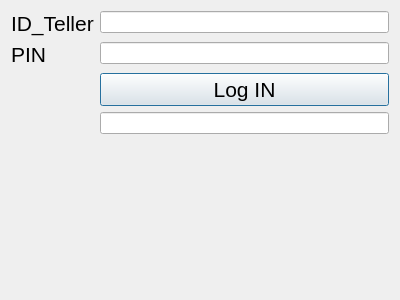
<?xml version="1.0" encoding="UTF-8"?>
<ui version="4.0">
 <class>LogIn</class>
 <widget class="QDialog" name="LogIn">
  <property name="geometry">
   <rect>
    <x>0</x>
    <y>0</y>
    <width>400</width>
    <height>300</height>
   </rect>
  </property>
  <property name="windowTitle">
   <string>Dialog</string>
  </property>
  <layout class="QFormLayout" name="formLayout">
   <item row="0" column="0">
    <widget class="QLabel" name="label">
     <property name="font">
      <font>
       <pointsize>16</pointsize>
      </font>
     </property>
     <property name="text">
      <string>ID_Teller</string>
     </property>
    </widget>
   </item>
   <item row="0" column="1">
    <widget class="QLineEdit" name="lineEdit_id">
     <property name="text">
      <string/>
     </property>
    </widget>
   </item>
   <item row="1" column="0">
    <widget class="QLabel" name="label_2">
     <property name="font">
      <font>
       <pointsize>16</pointsize>
      </font>
     </property>
     <property name="text">
      <string>PIN</string>
     </property>
    </widget>
   </item>
   <item row="1" column="1">
    <widget class="QLineEdit" name="lineEdit_pin">
     <property name="text">
      <string/>
     </property>
    </widget>
   </item>
   <item row="2" column="1">
    <widget class="QPushButton" name="buttonLogIn">
     <property name="font">
      <font>
       <pointsize>16</pointsize>
      </font>
     </property>
     <property name="text">
      <string>Log IN</string>
     </property>
    </widget>
   </item>
   <item row="2" column="0">
    <widget class="QLabel" name="LogInInfolabel">
     <property name="text">
      <string/>
     </property>
    </widget>
   </item>
   <item row="3" column="1">
    <widget class="QLineEdit" name="lineEditInfo"/>
   </item>
  </layout>
 </widget>
 <resources/>
 <connections/>
</ui>
